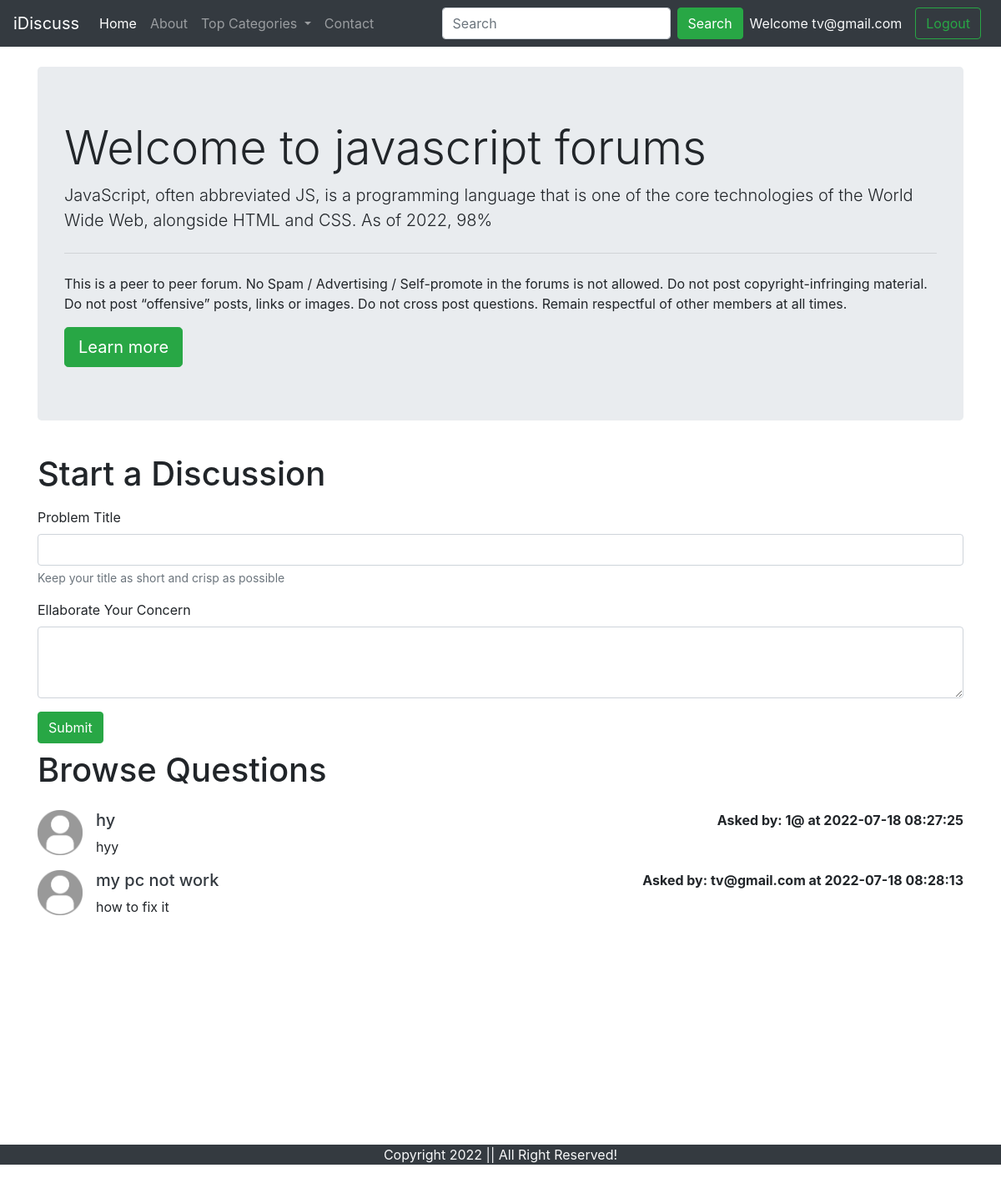
The app's page /threadlist.php?catid=1 (signed in) with its own data.
### tables this page shows
CREATE TABLE `categories` (
  `category_id` int(8) NOT NULL,
  `category_name` varchar(255) NOT NULL,
  `category_description` varchar(255) NOT NULL,
  `created` datetime NOT NULL DEFAULT current_timestamp()
);

CREATE TABLE `threads` (
  `thread_id` int(7) NOT NULL,
  `thread_title` varchar(255) NOT NULL,
  `thread_desc` text NOT NULL,
  `thread_cat_id` int(7) NOT NULL,
  `thread_user_id` int(7) NOT NULL,
  `timestamp` datetime NOT NULL
);

CREATE TABLE `users` (
  `sno` int(11) NOT NULL,
  `user_email` varchar(30) NOT NULL,
  `user_pass` varchar(255) NOT NULL,
  `timestamp` datetime NOT NULL DEFAULT current_timestamp()
);

### threadlist.php (the view, shortened to what this page needs)
<!doctype html>
<html lang="en">
<head>
    <link rel="stylesheet" href="https://stackpath.bootstrapcdn.com/bootstrap/4.5.0/css/bootstrap.min.css"
>
</head>
<body>
    <?php include 'partials/dbconnect.php';?>
    <?php include 'partials/header.php';?>
    <?php
    $id = $_GET['catid'];
    $sql = "SELECT * FROM `categories` WHERE category_id=$id";
    $result = mysqli_query($data, $sql);
    while($row = mysqli_fetch_assoc($result)){
        $catname = $row['category_name'];
        $catdesc = $row['category_description'];
    }
    ?>
    <div class="container my-4">
        <div class="jumbotron">
            <h1 class="display-4">Welcome to <?php echo $catname;?> forums</h1>
            <p class="lead"> <?php echo $catdesc;?></p>
            <hr class="my-4">
            <p>This is a peer to peer forum. No Spam / Advertising / Self-promote in the forums is not allowed. Do not
                post copyright-infringing material. Do not post “offensive” posts, links or images. Do not cross post
                questions. Remain respectful of other members at all times.</p>
            <a class="btn btn-success btn-lg" href="#" role="button">Learn more</a>
        </div>
    </div>
    <?php
    if(isset($_SESSION['loggedin']) && $_SESSION['loggedin']==true){
    echo '<div class="container">
            <h1 class="py-2">Start a Discussion</h1>
            <form action="'. $_SERVER["REQUEST_URI"] . '" method="post">
                <div class="form-group">
                    <label for="exampleInputEmail1">Problem Title</label>
                    <input type="text" class="form-control" id="title" name="title" aria-describedby="emailHelp">
                    <small id="emailHelp" class="form-text text-muted">Keep your title as short and crisp as
                        possible</small>
                </div>
                <input type="hidden" name="sno" value="'. $_SESSION["sno"]. '">
                <div class="form-group">
                    <label for="exampleFormControlTextarea1">Ellaborate Your Concern</label>
                    <textarea class="form-control" id="desc" name="desc" rows="3"></textarea>
                </div>
                <button type="submit" class="btn btn-success">Submit</button>
            </form>
        </div>';
    }
    ?>
    <div class="container mb-5" id="ques">
        <h1 class="py-2">Browse Questions</h1>
    <?php
    $id = $_GET['catid'];
    $sql = "SELECT * FROM `threads` WHERE thread_cat_id=$id";
    $result = mysqli_query($data, $sql);
    while($row = mysqli_fetch_assoc($result)){
        $id = $row['thread_id'];
        $title = $row['thread_title'];
        $desc = $row['thread_desc'];
        $thread_time = $row['timestamp'];
        $thread_user_id = $row['thread_user_id'];
        $sql2 = "SELECT user_email FROM `users` WHERE sno='$thread_user_id'";
        $result2 = mysqli_query($data, $sql2);
        $row2 = mysqli_fetch_assoc($result2);
        echo '<div class="media my-3">
            <img src="img/users.png" width="54px" class="mr-3" alt="...">
            <div class="media-body">'.
             '<h5 class="mt-0"> <a class="text-dark" href="thread.php?threadid=' . $id. '">'. $title . ' </a></h5>
                '. $desc . ' </div>'.'<div class="font-weight-bold my-0"> Asked by: '. $row2['user_email'] . ' at '. $thread_time. '</div>'.
        '</div>';
        }
    ?>
    </div>
    <?php include 'partials/footer.php';?>
</body>
</html>

### threadlist.php (style rules this page uses)
#ques { min-height: 433px; }

### records on screen
categories: category_name "javascript", category_description "JavaScript, often abbreviated JS, is a programming language that is one of the core technologies of the World Wide Web, alongside HTML and CSS. As of 2022, 98%"
threads: thread_title "hy", thread_desc "hyy", users.user_email "1@", timestamp "2022-07-18 08:27:25"
threads: thread_title "my pc not work", thread_desc "how to fix it", users.user_email "tv@gmail.com", timestamp "2022-07-18 08:28:13"

### other values on screen
$_SESSION['useremail'] "tv@gmail.com"
